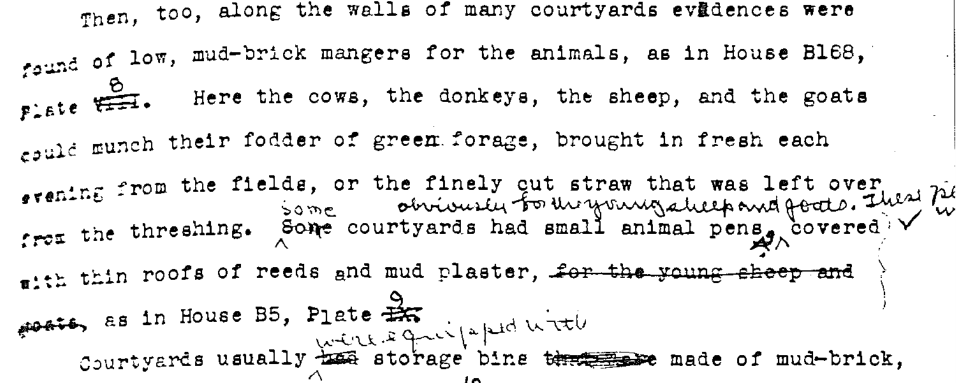
#> input picture image5.png, 1912 x 766 px (shown at 1/2 size)
$ python combine.py
#> lines starting #> are read from the running program, lines starting #| are printed output that depends on the picture; after the words box and inside, x2 and y2 are one past the last pixel; in counts of white or black regions, pixels touching at a corner belong together
#> further down, image is the input picture: shape (766, 1912, 3); min 0, max 255, mean 234
import cv2
import pytesseract
import os
import numpy as np
from pytesseract import Output

def isolate_handwritten_text_by_contours(file_name):
    """
    Isolate handwritten text from an image by analyzing contours for irregularity and non-uniformity.

    Args:
        file_name (str): Path to the input image.

    Returns:
        tuple: Processed image with handwritten contours highlighted, and a list of identified contours.
    """
#> called with file_name = 'image5.png'
    # Load the image in grayscale
    image = cv2.imread(file_name, cv2.IMREAD_GRAYSCALE)
#> image: shape (766, 1912); min 0, max 255, mean 234
    if image is None:
        raise ValueError(f"The file '{file_name}' could not be loaded as an image.")

    # Step 1: Preprocessing - Adaptive Threshold
    blurred = cv2.GaussianBlur(image, (5, 5), 0)
    binary_image = cv2.adaptiveThreshold(blurred, 255, cv2.ADAPTIVE_THRESH_GAUSSIAN_C,
                                         cv2.THRESH_BINARY_INV, 15, 3)
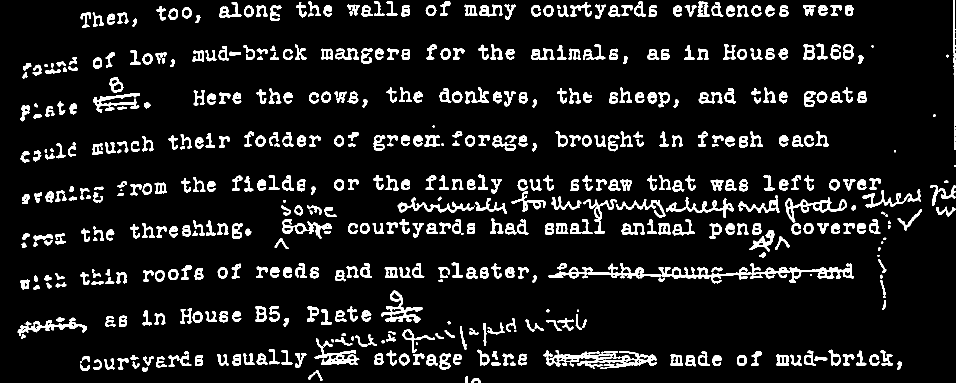
#> binary_image: shape (766, 1912) (shown at 1/2 size); 9.5% white; 561 white regions (20 under 20 px)

    # Step 2: Find Contours
    contours, _ = cv2.findContours(binary_image, cv2.RETR_EXTERNAL, cv2.CHAIN_APPROX_SIMPLE)
#> contours = 561 contours, 28 with area under 20; largest, box (x1, y1, x2, y2) and area: (1097, 526, 1708, 567) 5794, (1086, 700, 1314, 738) 3618, (762, 581, 846, 646) 1752, (1571, 395, 1694, 445) 1732, (629, 699, 719, 730) 1303

    # Step 3: Filter Contours Based on Irregularity and Uniformity
    handwritten_contours = []
    for contour in contours:
        area = cv2.contourArea(contour)
        perimeter = cv2.arcLength(contour, True)
        if perimeter == 0:  # Avoid division by zero
            continue

        # Irregularity metrics
        compactness = (4 * np.pi * area) / (perimeter**2)  # Circularity metric
        bounding_rect = cv2.boundingRect(contour)
        aspect_ratio = bounding_rect[2] / bounding_rect[3] if bounding_rect[3] != 0 else 0

        # Filtering conditions:
        # - Small to medium-sized areas
        # - Irregular contours (low compactness)
        # - Non-uniform aspect ratios
        if 20 < area < 2000 and compactness < 0.7 and 0.2 < aspect_ratio < 5:
            handwritten_contours.append(contour)
#> this loop made 561 passes
#> (area, perimeter, compactness, bounding_rect, aspect_ratio) on passes 1 to 3: (93, 54.63, 0.392, (943, 756, 19, 10), 1.9), (50, 34.49, 0.528, (930, 752, 6, 14), 0.429), (135, 102.2, 0.162, (616, 740, 29, 22), 1.32)
#> after the loop, handwritten_contours = 444 contours; largest, box (x1, y1, x2, y2) and area: (762, 581, 846, 646) 1752, (1571, 395, 1694, 445) 1732, (629, 699, 719, 730) 1303, (35, 635, 174, 672) 1300, (564, 438, 664, 478) 1247

    # Step 4: Highlight Handwritten Contours
    handwritten_mask = np.zeros_like(binary_image)
    cv2.drawContours(handwritten_mask, handwritten_contours, -1, (255), thickness=cv2.FILLED)
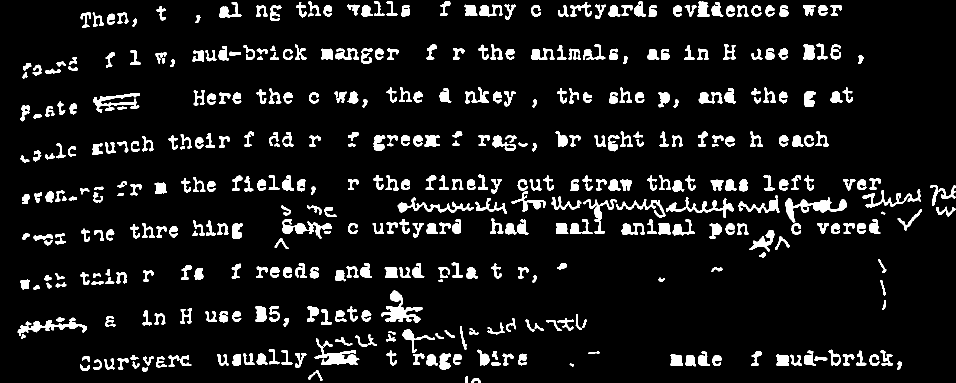
#> handwritten_mask: shape (766, 1912) (shown at 1/2 size); 8.4% white; 444 white regions

    # Apply the mask to the original grayscale image
    handwritten_text_image = cv2.bitwise_and(image, image, mask=handwritten_mask)
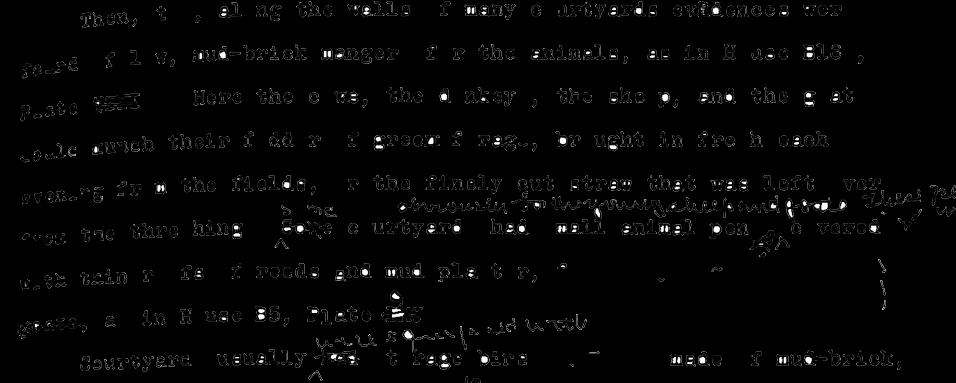
#> handwritten_text_image: shape (766, 1912) (shown at 1/2 size); min 0, max 255, mean 4.9

    return handwritten_text_image, handwritten_contours


# Main Processing
filename = 'image5.png'
image = cv2.imread(filename)
if image is None:
    raise FileNotFoundError(f"The file '{filename}' could not be loaded.")

# Isolate handwritten text using contour analysis
handwritten_image, handwritten_contours = isolate_handwritten_text_by_contours(filename)

# Visualize the contours on the original image
# Perform OCR with pytesseract
#> (the run stopped early here; a loop or call above may not have finished)

$ run again, with image11.png copied over image5.png
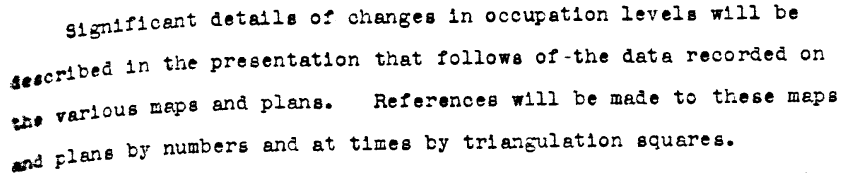
#> input picture image11.png, 1714 x 346 px (shown at 1/2 size)
#> image is the input picture: shape (346, 1714, 3); min 0, max 255, mean 232.8
#> image: shape (346, 1714)
#> in isolate_handwritten_text_by_contours, `binary_image = cv2.adaptiveThreshold(blurred, 255, cv2.ADAPTIVE_THRESH..`:
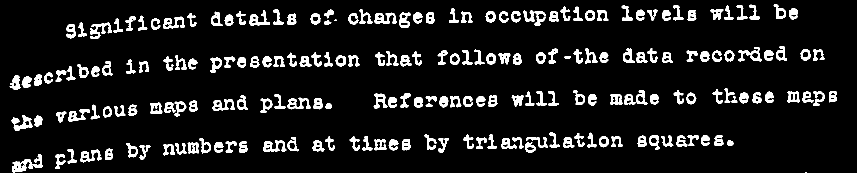
#> binary_image: shape (346, 1714) (shown at 1/2 size); 9.3% white; 209 white regions (3 under 20 px)
#> contours = 209 contours, 4 with area under 20; largest, box (x1, y1, x2, y2) and area: (24, 308, 86, 346) 812, (23, 231, 65, 262) 592, (1477, 94, 1524, 123) 531, (527, 281, 573, 304) 527, (749, 25, 794, 48) 524
#> the loop in isolate_handwritten_text_by_contours, `for contour in contours:` made 209 passes
#> (area, perimeter, compactness, bounding_rect, aspect_ratio) on passes 2 to 4: (231, 129.4, 0.173, (110, 308, 21, 30), 0.7), (812, 284.5, 0.126, (24, 308, 62, 38), 1.63), (482, 195.2, 0.159, (160, 299, 44, 26), 1.69)
#> after the loop in isolate_handwritten_text_by_contours, `for contour in contours:`: handwritten_contours = 170 contours; largest, box (x1, y1, x2, y2) and area: (24, 308, 86, 346) 812, (23, 231, 65, 262) 592, (1477, 94, 1524, 123) 531, (527, 281, 573, 304) 527, (749, 25, 794, 48) 524
#> handwritten_mask: shape (346, 1714); 8.6% white; 170 white regions
#> in isolate_handwritten_text_by_contours, `handwritten_text_image = cv2.bitwise_and(image, image, mask=handwritte..`:
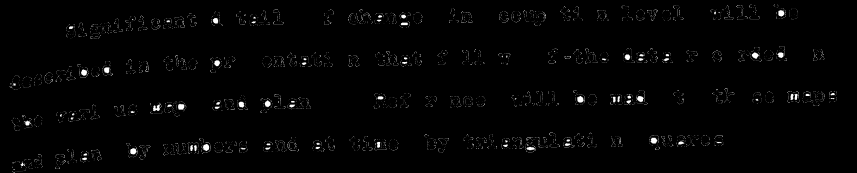
#> handwritten_text_image: shape (346, 1714) (shown at 1/2 size); min 0, max 255, mean 3.9
